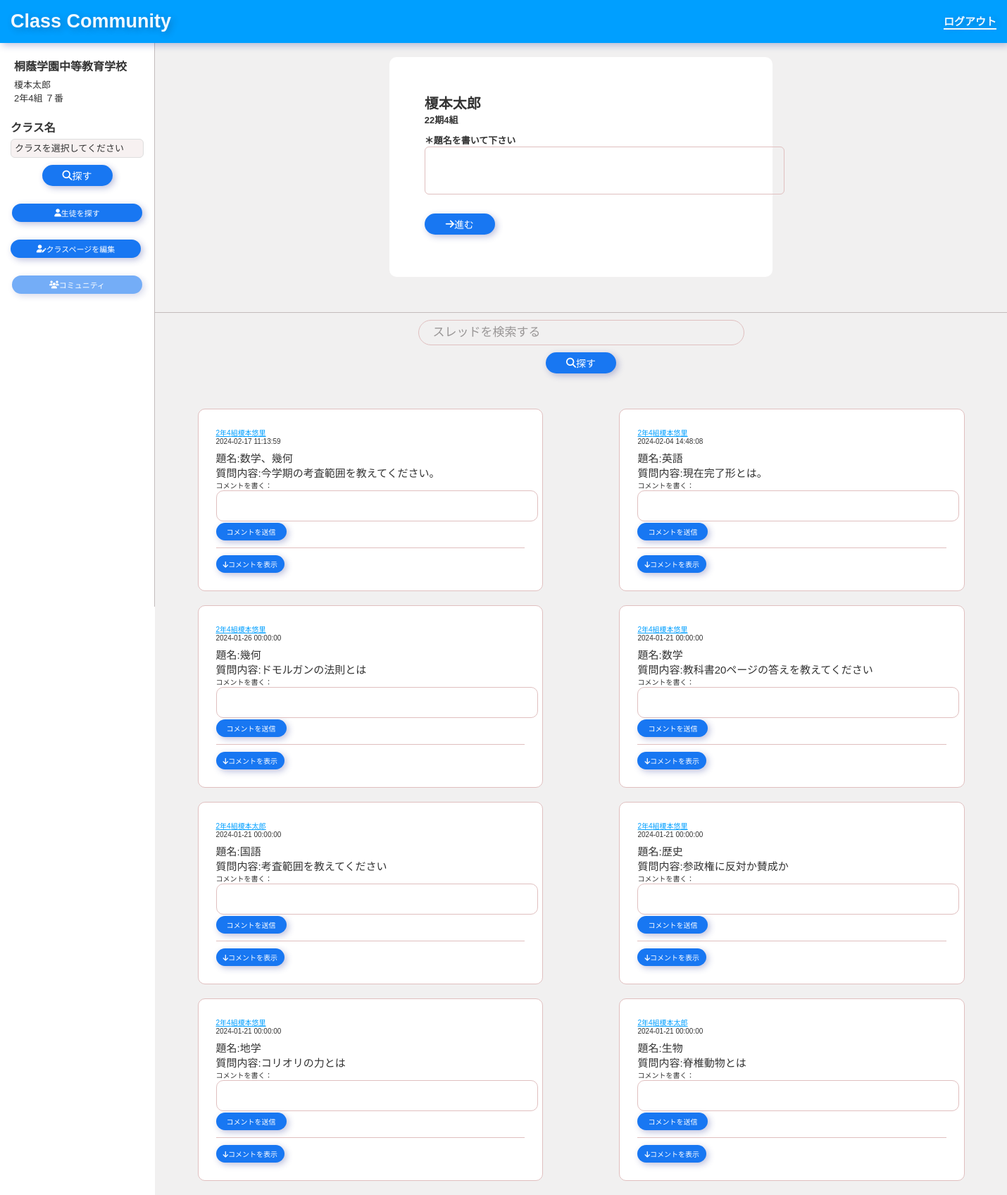
The app's page /community.php (signed in) with its own data.
### tables this page shows
CREATE TABLE `community_posts` (
  `id` int(11) NOT NULL,
  `user_id` int(11) NOT NULL,
  `subject` text NOT NULL,
  `text` text NOT NULL,
  `create_date` datetime NOT NULL
);

### functions.php (called while the page is built, shortened)
<?php
    $url = (empty($_SERVER["HTTPS"]) ? "http://" : "https://") . $_SERVER["HTTP_HOST"] . $_SERVER["REQUEST_URI"];
    $url = preg_replace("#\/[a-zA-Z0-9\-_.]+\.php$#u", "/" ,$url);
    function get_db() {
        $db_name = "mysql:host=localhost; dbname=class_community;";
        $db_username = "root";
        $db_password = "";
        try {
            $db = new PDO($db_name, $db_username, $db_password);
        } catch ( PDOException $e) {
            $msg = $e->getMessage();
            echo "DB接続エラー__Error";
            echo $msg;
            exit;
        }
        return $db;
    }
    if(isset($_SESSION["id"])) {
    $student_id = $_SESSION["id"];
    $sql = "SELECT * FROM login WHERE id = :id";
    $statement = get_db()->prepare($sql);
    $statement->bindValue(':id', $student_id);
    $statement->execute();
    $result = $statement->fetch();
    $login_user = $result;
    $login_user["password"] = "";
    }
    ?>

### community.php (the view, shortened to what this page needs)
<?php require_once "functions.php"; ?>
<?php
    $db = get_db();
    global $login_user;
    if(!empty($_POST["search_keyword"])) {
        $keyword = $_POST["search_keyword"];
        $get_post_sql = "select * from community_posts where subject LIKE '%{$keyword}%' order by create_date desc";
    }else{
        $get_post_sql = "select * from community_posts order by create_date desc";
    }
    $statement = $db->query($get_post_sql);
    $posts = $statement->fetchAll(PDO::FETCH_ASSOC);
    $get_user_sql = "select login.id, name, class_number,grade_number from login inner join class on class.id = class_id inner join grade on grade.id = grade_id";
    $statement = $db->query($get_user_sql);
    $users_db = $statement->fetchAll(PDO::FETCH_ASSOC);
    $users = array_column($users_db,"name","id");
    $class_users = array_column($users_db,"class_number","id");
    $grade_users = array_column($users_db,"grade_number","id");
?>
<!DOCTYPE html>
<html lang="ja">
<head>
    <?php include "parts/head.php"; ?>
    <link rel="stylesheet" href="<?= $url; ?>assets/css/community.css">
</head>
<body>
<?php include "parts/header.php"; ?>
<div class="container">
    <aside>
        <?php include "parts/aside.php"; ?>
    </aside>
    <main class="main">
        <form action="" method="post">
            <div class="contribtion-wrapper">
                <div class="contribtion">
                    <div class="contribtion-name"><?php echo $login_user["name"]; ?></div>
                    <div class="contribtion-class">22期4組</div>
                    <div class="contribtion-contents contribtion-contents_title">
                        <p class="contribtion-contents-message">＊題名を書いて下さい</p>
                        <textarea class="contribtion-contents-textrarea"  id="" name="subject" rows="2" cols="50" ></textarea>
                    </div>
                    <div class="contribtion-button">
                        <button type="button" class="listMenu__button next_button"><i class="fa-solid fa-arrow-right"></i>進む</button>
                    </div>
                </div>
            </div>
        </form>
            <div class="main-lists">
                <div class="search-thread">
                    <form action="" method="post" class="">
                        <div class="search-input">
                            <div class="search-input-box">
                                <input type="text" name="search_keyword" size="40"class="search-box" placeholder="スレッドを検索する"></input>
                            </div>
                            <div class="search-button">
                                <button type="submit" class="listMenu__button list-search-button"><i class="fa-solid fa-magnifying-glass"></i><a href="" class="">探す</a>
                            </button>
                            </div>
                        </div>
                    </form>
                </div>
                <div class="threads_wrapper">
                    <div class="threads">
                        <?php foreach($posts as $post): ?>
                        <div class="thread">
                            <div class="thread_user_name">
                                <a href="find_students.php" class="user" style="text-decoration: underline"><p class=""><?php echo $grade_users[$post["user_id"]]; ?>年<?php echo $class_users[$post["user_id"]]; ?>組<?php echo $users[$post["user_id"]]; ?></p></a>
                            </div>
                            <div class="thread_create_date">
                                <p class="date"><?php echo $post["create_date"]; ?></p>
                            </div>
                            <div class="thread_title">
                                <p class="title">題名:<?php echo $post["subject"]; ?></p>
                            </div>
                            <div class="thread_text">
                                <p class="text">質問内容:<?php echo $post["text"]; ?></p>
                            </div>
                            <div class="replay_wrapper">
                                <form action="" method="post" class="replay_form">
                                    <p class="comment_message">コメントを書く：</p>
                                    <textarea name="replay_message" class="replay_message" id="" cols="70" rows="2" required></textarea>
                                    <button type="submit" class="listMenu__button send_message_button">コメントを送信</button>
                                </form>
                                <div class="replay_comments">
                                    <div class="replay_comments_display_button">
                                        <button type="button" class="listMenu__button display_message_button"><i class="fa-solid fa-arrow-down"></i>コメントを表示</button>
                                    </div>
                                </div>
                            </div>
                        </div>
                        <?php endforeach; ?>
                    </div>
                </div>
            </div>
    </main>
</body>
</html>

### parts/aside.php (shortened to what this page needs)
<?php global $login_user; ?>
<div class="mainMenu">
            <h2 class="listMenu__title1">桐蔭学園中等教育学校</h2>
            <p class="listMenu__title3"><?php echo $login_user["name"]; ?><br> 2年4組 ７番</p>
            <div class="listMenu__item">
                <h2 class="listMenu__title2">クラス名</h2>
                <select name="" id="" class="listMenu__classSelect">
                    <option value="">クラスを選択してください</option>
                </select>
                <div class="listMenu__buttonLayout">
                    <button type="button" class="listMenu__button"><i class="fa-solid fa-magnifying-glass"></i><a href="" class="">探す</a></button>
                </div>
                <div class="listMenu__buttonLayout2">
                    <button type="button" class="listMenu__button listMenu__button--classStudent"><i class="fas fa-user"></i><a href="find_students.php" class="">生徒を探す</a></button>
                </div>
            </div>
            <div class="listMenu__item">
                <button type="button" class="listMenu__button listMenu__button--class"><i class="fas fa-user-pen"></i><a href="/self_introduction_edit.php" class="">クラスページを編集</a></button>
            </div>
            <div class="listMenu__buttonLayout3">
                <button type="button" class="listMenu__button listMenu__button--community"><i class="fas fa-users"></i><a href="community.php" class="">コミュニティ</a></button>
            </div>
        </div>

### assets/css/common.css (style rules this page uses)
html { font-size:62.5%; }
body { color:#333333; font-family: "游ゴシック体",Yugothic,Arial, Helvetica, sans-serif; font-weight:500px; }
.container { display: flex; margin-top: 61px; }
.mainMenu { border-right: 1px solid #c4bcbc; width: 220px; height: 100vh; padding-top: 20px }
.listMenu__title1 { font-size: 16px; font-weight: bold; margin-bottom: 5px; padding: 0px 20px; }
.listMenu__title3 { font-weight: inherit; margin-bottom: 5px; padding: 0px 20px; font-size: 13px; }
.listMenu__title2 { font-size: 16px; font-weight: bold; margin-bottom: 5px; }
.listMenu__item { padding: 15px; }
.listMenu__classSelect { border: 1px solid #dedede; font-size: 13px; padding: 5px; border-radius: 6px; width: 100%; background-color: #e2cbcb47; }
.listMenu__button { font-size: 14px; color: #fff; background-color: #1877f2; display: flex; border-radius: 1000px; box-shadow: 3px 3px 10px rgba(39,51,145, .3); justify-content: center; padding: 5px 0px; align-items: center; width: 100px; transition: 0.3s; }
.listMenu__button--class { width: 185px; padding: 5px 15px; font-size: 11px; }
.listMenu__button--classStudent { width: 185px; padding: 5px 15px; font-size: 11px; }
.listMenu__button--community { width: 185px; padding: 5px 15px; font-size: 11px; }
.listMenu__buttonLayout { margin-top: 10px; display: flex; justify-content: center; }
.listMenu__buttonLayout2 { margin-top: 25px; margin-bottom: -5px; display: flex; justify-content: center; }
.listMenu__buttonLayout3 { display: flex; justify-content: center; margin-top: 10px; }

### assets/css/community.css (style rules this page uses)
body { background-color: rgb(187,181,181,20%); }
aside { background-color: white; }
.main { width: 100%; }
.listMenu__button--community { opacity: 0.6; }
.contribtion-wrapper { display: flex; justify-content: center; padding-top: 20px; padding-bottom: 50px; }
.contribtion { background-color: white; width: 45%; padding: 50px; border-radius: 10px; }
.contribtion-name { font-size: 20px; font-weight: bold; }
.contribtion-class { font-weight: bold; font-size: 13px; margin-bottom: 10px; }
.contribtion-contents-message { font-size: 13px; font-weight: bold; }
.contribtion-contents-textrarea { border: 1px solid #e0bfbf; font-size: 16px; border-radius: 6px; padding: 15px; word-break: break-all; margin-bottom: 15px; }
.contribtion-button { padding: 10px 0; }
.main-lists { border-top: 1px solid #c4bcbc; }
.search-thread { padding: 0 140px; }
.search-input { padding: 10px 230px; }
.search-input-box { display: flex; justify-content: center; }
.search-box { border: 1px solid #e0bfbf; font-size: 17px; border-radius: 20px; word-break: break-all; padding: 7px 20px; }
.search-box::placeholder { color: #999696; }
.search-button { padding: 10px 80px; display: flex; justify-content: center; }
.threads { display: flex; flex-wrap: wrap; justify-content: space-between; padding: 0 calc(10%/2); padding-top: 30px; align-items: center; }
.thread { border: 1px solid #e0bfbf; background-color: white; width: 45%; min-width: 364px; padding: 25px; border-radius: 10px; margin-bottom: 20px; }
.user { font-size: 10px ; margin-bottom: 7px; color: #009fff; }
.date { font-size: 10px; margin-bottom: 7px; }
.title { font-size: 15px; }
.text { font-size: 15px; }
.send_message_button { font-size: 10px; margin-bottom: 10px; }
.replay_message { border-radius: 10px; border: 1px solid #e0bfbf; font-size: 10px; padding: 10px; word-break: break-all; }
.replay_comments { border-top: 1px solid #e0bfbf; font-size: 10px; }
.replay_comments_display_button { padding-top: 10px; }
.display_message_button { width: fit-content; font-size: 10px; padding: 5px 10px; }

### records on screen
community_posts: user "2", user "4", user "榎本悠里", create_date "2024-02-17 11:13:59", subject "数学、幾何", text "今学期の考査範囲を教えてください。"
community_posts: user "2", user "4", user "榎本悠里", create_date "2024-02-04 14:48:08", subject "英語", text "現在完了形とは。"
community_posts: user "2", user "4", user "榎本悠里", create_date "2024-01-26 00:00:00", subject "幾何", text "ドモルガンの法則とは"
community_posts: user "2", user "4", user "榎本悠里", create_date "2024-01-21 00:00:00", subject "数学", text "教科書20ページの答えを教えてください"
community_posts: user "2", user "4", user "榎本太郎", create_date "2024-01-21 00:00:00", subject "国語", text "考査範囲を教えてください"
community_posts: user "2", user "4", user "榎本悠里", create_date "2024-01-21 00:00:00", subject "歴史", text "参政権に反対か賛成か"
community_posts: user "2", user "4", user "榎本悠里", create_date "2024-01-21 00:00:00", subject "地学", text "コリオリの力とは"
community_posts: user "2", user "4", user "榎本太郎", create_date "2024-01-21 00:00:00", subject "生物", text "脊椎動物とは"

### other values on screen
$login_user["name"] "榎本太郎"
